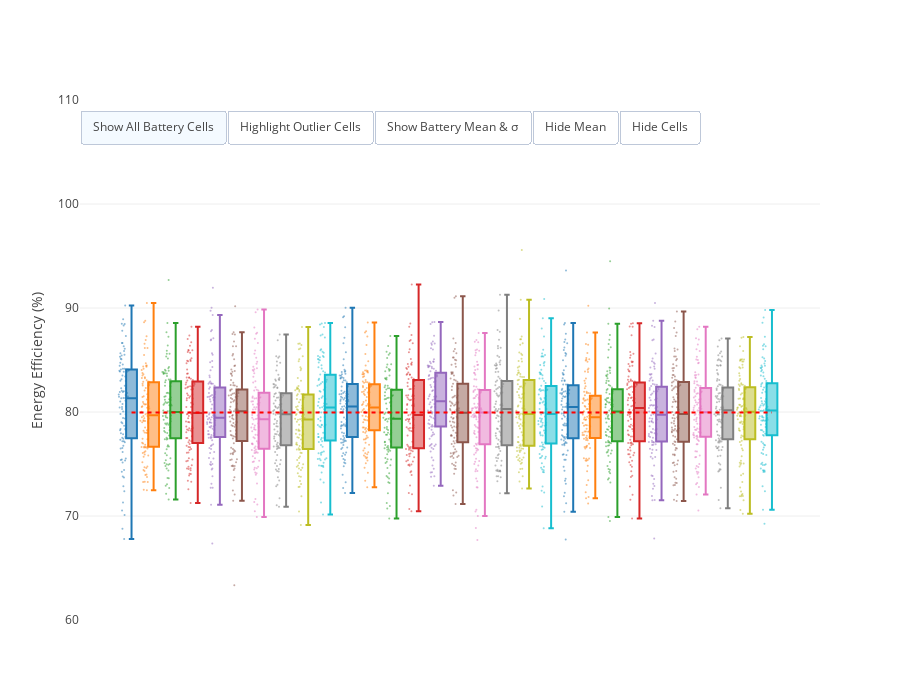

The notebook cell saved with this chart:
### Markdown cell above
## Buttons

### Code cell
data=[dict(
        y=np.random.normal(80, 4, 100),
        type='box',
        jitter=1,
        boxpoints='all',
        marker = dict( size=2, opacity=0.5 ),
        name='Battery Pack '+str(i+1)) for i in range(30) ]

layout = dict(
    height = 700,
    showlegend=False,
    yaxis = dict( range = [60, 110], title='Energy Efficiency (%)' ),
    xaxis = dict( showticklabels = False )

)

mean = np.mean( [ ea['y'] for ea in data ] )

data.append( dict(
        x = [ 'Battery Pack '+str(i+1) for i in range(30) ],
        y = [mean]*30,
        marker = dict( color = 'red' ),
        line = dict( dash = 4, width = 2, color = 'red' ),
        name = 'Mean',
        mode = 'lines',        
    )
)

layout['updatemenus'] = list([
        dict(
            buttons=list([  
                dict(
                    args=[{
                        'boxpoints': 'all',
                        'marker.size': 2,
                        'marker.opacity':0.5,
                        'marker.color': ''
                    }],
                    label='Show All Battery Cells',
                    method='restyle'
                ),                      
                dict(
                    args=[{
                        'boxpoints': 'suspectedoutliers',
                        'marker.size': 6,
                        'marker.outliercolor': 'red',
                        'marker.outlierwidth': 2,
                        'marker.opacity': 1,
                        'marker.color': 'grey'
                    }],                    
                    label='Highlight Outlier Cells',
                    method='restyle'
                ),   
                dict(
                    args=[{ 'boxmean': 'sd', }],                    
                    label='Show Battery Mean & σ',
                    method='restyle'
                ), 
                dict(
                    args=[{ 'boxmean': False, }],                    
                    label='Hide Mean',
                    method='restyle'
                ),  
                dict(
                    args=[{ 'boxpoints': False, }],                    
                    label='Hide Cells',
                    method='restyle'
                ),                    
                   
            ]),
            
            direction = 'left',
            pad = {'r': 10, 't': 10},
            showactive = True,
            type = 'buttons',
            x = 0.0,
            xanchor = 'left',
            y = 1.0,
            yanchor = 'top'            
        )        
    ])

fig = dict( data=data, layout=layout )
iplot( fig, validate=False)
